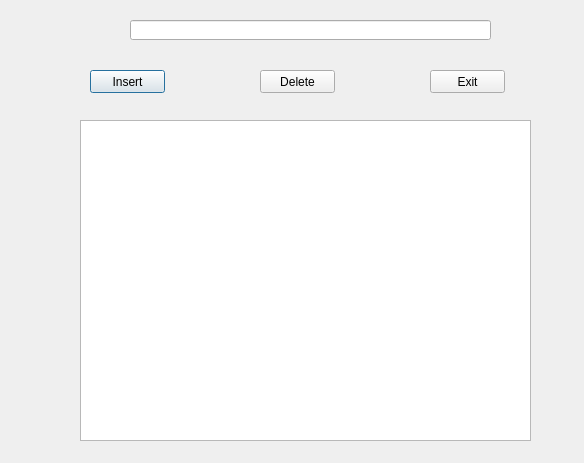
<?xml version="1.0" encoding="UTF-8"?>
<ui version="4.0">
 <class>Dialog</class>
 <widget class="QDialog" name="Dialog">
  <property name="geometry">
   <rect>
    <x>0</x>
    <y>0</y>
    <width>584</width>
    <height>463</height>
   </rect>
  </property>
  <property name="windowTitle">
   <string>Dialog</string>
  </property>
  <widget class="QLineEdit" name="lineEdit">
   <property name="geometry">
    <rect>
     <x>130</x>
     <y>20</y>
     <width>361</width>
     <height>20</height>
    </rect>
   </property>
  </widget>
  <widget class="QPushButton" name="pushButton">
   <property name="geometry">
    <rect>
     <x>90</x>
     <y>70</y>
     <width>75</width>
     <height>23</height>
    </rect>
   </property>
   <property name="text">
    <string>Insert</string>
   </property>
  </widget>
  <widget class="QPushButton" name="pushButton_2">
   <property name="geometry">
    <rect>
     <x>260</x>
     <y>70</y>
     <width>75</width>
     <height>23</height>
    </rect>
   </property>
   <property name="text">
    <string>Delete</string>
   </property>
  </widget>
  <widget class="QPushButton" name="pushButton_3">
   <property name="geometry">
    <rect>
     <x>430</x>
     <y>70</y>
     <width>75</width>
     <height>23</height>
    </rect>
   </property>
   <property name="text">
    <string>Exit</string>
   </property>
  </widget>
  <widget class="QListWidget" name="listWidget">
   <property name="geometry">
    <rect>
     <x>80</x>
     <y>120</y>
     <width>451</width>
     <height>321</height>
    </rect>
   </property>
  </widget>
 </widget>
 <resources/>
 <connections>
  <connection>
   <sender>pushButton_3</sender>
   <signal>clicked()</signal>
   <receiver>Dialog</receiver>
   <slot>close()</slot>
   <hints>
    <hint type="sourcelabel">
     <x>474</x>
     <y>80</y>
    </hint>
    <hint type="destinationlabel">
     <x>545</x>
     <y>60</y>
    </hint>
   </hints>
  </connection>
  <connection>
   <sender>pushButton</sender>
   <signal>clicked()</signal>
   <receiver>Dialog</receiver>
   <slot>insert()</slot>
   <hints>
    <hint type="sourcelabel">
     <x>140</x>
     <y>83</y>
    </hint>
    <hint type="destinationlabel">
     <x>50</x>
     <y>50</y>
    </hint>
   </hints>
  </connection>
  <connection>
   <sender>pushButton_2</sender>
   <signal>clicked()</signal>
   <receiver>Dialog</receiver>
   <slot>remove()</slot>
   <hints>
    <hint type="sourcelabel">
     <x>283</x>
     <y>77</y>
    </hint>
    <hint type="destinationlabel">
     <x>224</x>
     <y>65</y>
    </hint>
   </hints>
  </connection>
 </connections>
 <slots>
  <slot>insert()</slot>
  <slot>remove()</slot>
 </slots>
</ui>
